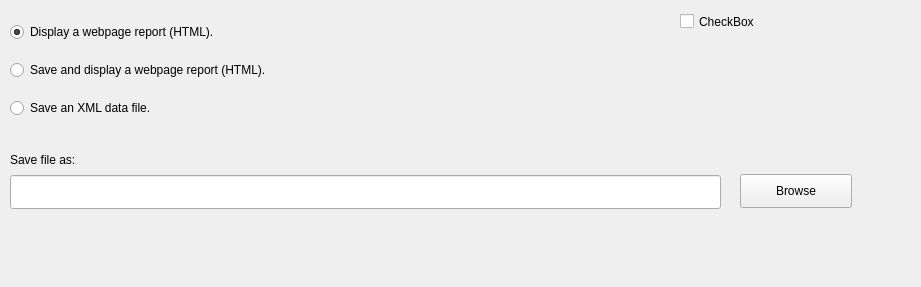
<?xml version="1.0" encoding="UTF-8"?>
<ui version="4.0">
 <class>muzeRaterOutputWizardPage</class>
 <widget class="QWizardPage" name="muzeRaterOutputWizardPage">
  <property name="geometry">
   <rect>
    <x>0</x>
    <y>0</y>
    <width>921</width>
    <height>287</height>
   </rect>
  </property>
  <property name="windowTitle">
   <string>WizardPage</string>
  </property>
  <property name="title">
   <string>Output format</string>
  </property>
  <property name="subTitle">
   <string>Select the type of output to create. Displaying the report will create a temporary webpage displayed in your web browser. Data files can be saved in order to import data into other applications such a spreasheet program or database application.</string>
  </property>
  <widget class="QWidget" name="layoutWidget">
   <property name="geometry">
    <rect>
     <x>10</x>
     <y>10</y>
     <width>891</width>
     <height>121</height>
    </rect>
   </property>
   <layout class="QVBoxLayout" name="verticalLayout">
    <item>
     <widget class="QRadioButton" name="displayWebpageReportRadioButton">
      <property name="text">
       <string>Display a webpage report (HTML).</string>
      </property>
      <property name="checked">
       <bool>true</bool>
      </property>
     </widget>
    </item>
    <item>
     <widget class="QRadioButton" name="saveWebpageReportRadioButton">
      <property name="enabled">
       <bool>true</bool>
      </property>
      <property name="text">
       <string>Save and display a webpage report (HTML).</string>
      </property>
     </widget>
    </item>
    <item>
     <widget class="QRadioButton" name="saveXMLDataFileRadioButton">
      <property name="enabled">
       <bool>true</bool>
      </property>
      <property name="text">
       <string>Save an XML data file.</string>
      </property>
     </widget>
    </item>
   </layout>
  </widget>
  <widget class="QPushButton" name="outputSaveAsFilePathBrowsePushButton">
   <property name="geometry">
    <rect>
     <x>740</x>
     <y>174</y>
     <width>112</width>
     <height>34</height>
    </rect>
   </property>
   <property name="text">
    <string>Browse</string>
   </property>
  </widget>
  <widget class="QLineEdit" name="outputSaveAsFilePathLineEdit">
   <property name="geometry">
    <rect>
     <x>10</x>
     <y>175</y>
     <width>711</width>
     <height>34</height>
    </rect>
   </property>
  </widget>
  <widget class="QLabel" name="outputSaveAsFilePathLabel">
   <property name="geometry">
    <rect>
     <x>10</x>
     <y>150</y>
     <width>611</width>
     <height>19</height>
    </rect>
   </property>
   <property name="text">
    <string>Save file as:</string>
   </property>
  </widget>
  <widget class="QCheckBox" name="isOutputValidCheckBox">
   <property name="enabled">
    <bool>true</bool>
   </property>
   <property name="geometry">
    <rect>
     <x>680</x>
     <y>10</y>
     <width>101</width>
     <height>23</height>
    </rect>
   </property>
   <property name="focusPolicy">
    <enum>Qt::NoFocus</enum>
   </property>
   <property name="text">
    <string>CheckBox</string>
   </property>
   <property name="checked">
    <bool>false</bool>
   </property>
  </widget>
 </widget>
 <tabstops>
  <tabstop>displayWebpageReportRadioButton</tabstop>
  <tabstop>saveWebpageReportRadioButton</tabstop>
  <tabstop>saveXMLDataFileRadioButton</tabstop>
  <tabstop>outputSaveAsFilePathLineEdit</tabstop>
  <tabstop>outputSaveAsFilePathBrowsePushButton</tabstop>
 </tabstops>
 <resources/>
 <connections/>
</ui>
